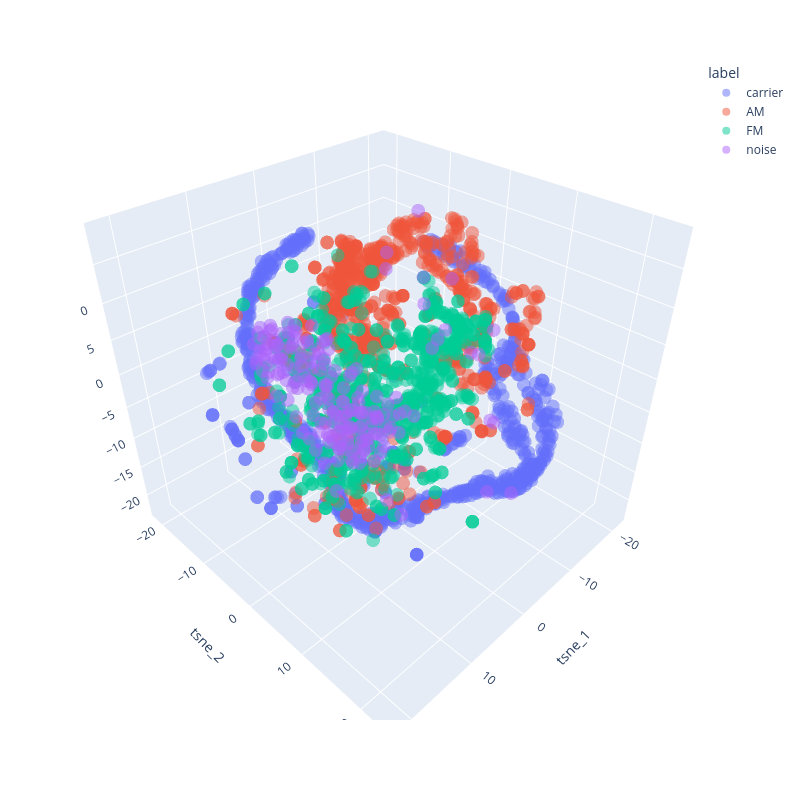

This figure's notebook cell:
### Code cell
import plotly.express as px
fig = px.scatter_3d(df_3, x='tsne_1', y='tsne_2', z='tsne_3', color='label', opacity=0.5, width=800, height=800)
fig.show()

### Figure 1 — Plotly figure (JSON) as saved in the notebook; plotly's stock layout.template omitted (floating-point values rounded to 4 significant figures; data arrays with more than 128 entries replaced by an {"elided": "..."} marker saying what was removed)
{"data": [{"hovertemplate": "label=carrier<br>tsne_1=%{x}<br>tsne_2=%{y}<br>tsne_3=%{z}<extra></extra>", "legendgroup": "carrier", "marker": {"color": "#636efa", "opacity": 0.5, "symbol": "circle"}, "mode": "markers", "name": "carrier", "scene": "scene", "showlegend": true, "type": "scatter3d", "x": {"elided": "800 float values"}, "y": {"elided": "800 float values"}, "z": {"elided": "800 float values"}}, {"hovertemplate": "label=AM<br>tsne_1=%{x}<br>tsne_2=%{y}<br>tsne_3=%{z}<extra></extra>", "legendgroup": "AM", "marker": {"color": "#EF553B", "opacity": 0.5, "symbol": "circle"}, "mode": "markers", "name": "AM", "scene": "scene", "showlegend": true, "type": "scatter3d", "x": {"elided": "800 float values"}, "y": {"elided": "800 float values"}, "z": {"elided": "800 float values"}}, {"hovertemplate": "label=FM<br>tsne_1=%{x}<br>tsne_2=%{y}<br>tsne_3=%{z}<extra></extra>", "legendgroup": "FM", "marker": {"color": "#00cc96", "opacity": 0.5, "symbol": "circle"}, "mode": "markers", "name": "FM", "scene": "scene", "showlegend": true, "type": "scatter3d", "x": {"elided": "800 float values"}, "y": {"elided": "800 float values"}, "z": {"elided": "800 float values"}}, {"hovertemplate": "label=noise<br>tsne_1=%{x}<br>tsne_2=%{y}<br>tsne_3=%{z}<extra></extra>", "legendgroup": "noise", "marker": {"color": "#ab63fa", "opacity": 0.5, "symbol": "circle"}, "mode": "markers", "name": "noise", "scene": "scene", "showlegend": true, "type": "scatter3d", "x": {"elided": "197 float values"}, "y": {"elided": "197 float values"}, "z": {"elided": "197 float values"}}], "layout": {"height": 800, "legend": {"title": {"text": "label"}, "tracegroupgap": 0}, "margin": {"t": 60}, "scene": {"domain": {"x": [0, 1], "y": [0, 1]}, "xaxis": {"title": {"text": "tsne_1"}}, "yaxis": {"title": {"text": "tsne_2"}}, "zaxis": {"title": {"text": "tsne_3"}}}, "width": 800}}
